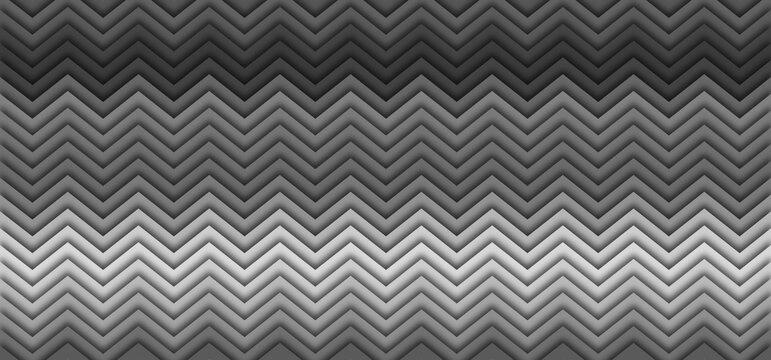
#> input picture LAB/MachineIntelligence/Cycle-1/converted_image.jpg, 771 x 360 px, found by its file name
$ python '4 Histogram of GrayScale.py'
#> lines starting #> are read from the running program, lines starting #| are printed output that depends on the picture
# Display the histogram of the gray scale image

import cv2
import matplotlib.pyplot as plt

def display_histogram(image_path):
    # image in grayscale
    img = cv2.imread(image_path, cv2.IMREAD_GRAYSCALE)
#> img is the input picture: shape (360, 771); min 0, max 252, mean 104.8
    # Calculation of histogram
    hist = cv2.calcHist([img], [0], None, [256], [0, 256])
#> hist = 256 values, max 3587 at index 90, min 0 at index 1, mean 1084.2
    # Display
    plt.subplot(2, 1, 1)
    plt.imshow(img, cmap='gray')
    plt.title('Gray Scale Image')
    # histogram
    plt.subplot(2, 1, 2)
    plt.plot(hist, color='black')
    plt.title('Histogram')
    plt.xlabel('Pixel Value')
    plt.ylabel('Frequency')
    plt.show()
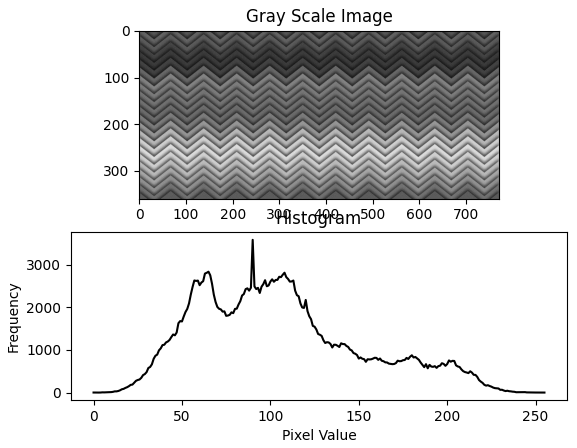
#> figure drawn by matplotlib, 2 panels; panel 2: curve peaks at x = 90, y = 3587
# Main
input_image_path = "LAB\MachineIntelligence\Cycle-1\converted_image.jpg"
display_histogram(input_image_path)

$ run again, with LAB/MachineIntelligence/Cycle-1/image.jpg copied over LAB/MachineIntelligence/Cycle-1/converted_image.jpg
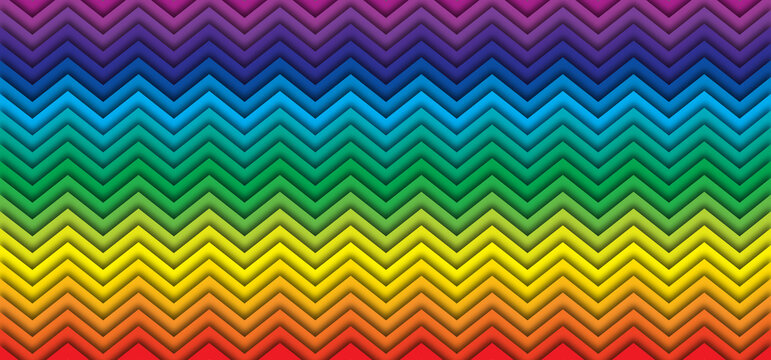
#> input picture LAB/MachineIntelligence/Cycle-1/image.jpg, 771 x 360 px, found by its file name
#> hist = 256 values, max 3774 at index 91, min 0 at index 0, mean 1084.2
#> in display_histogram, `plt.show()`:
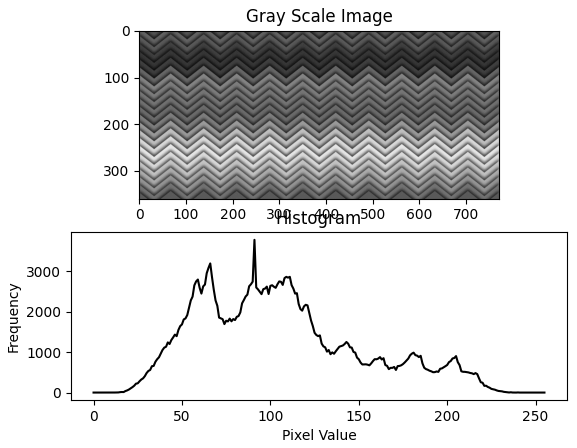
#> figure drawn by matplotlib, 2 panels; panel 2: curve peaks at x = 91, y = 3774
